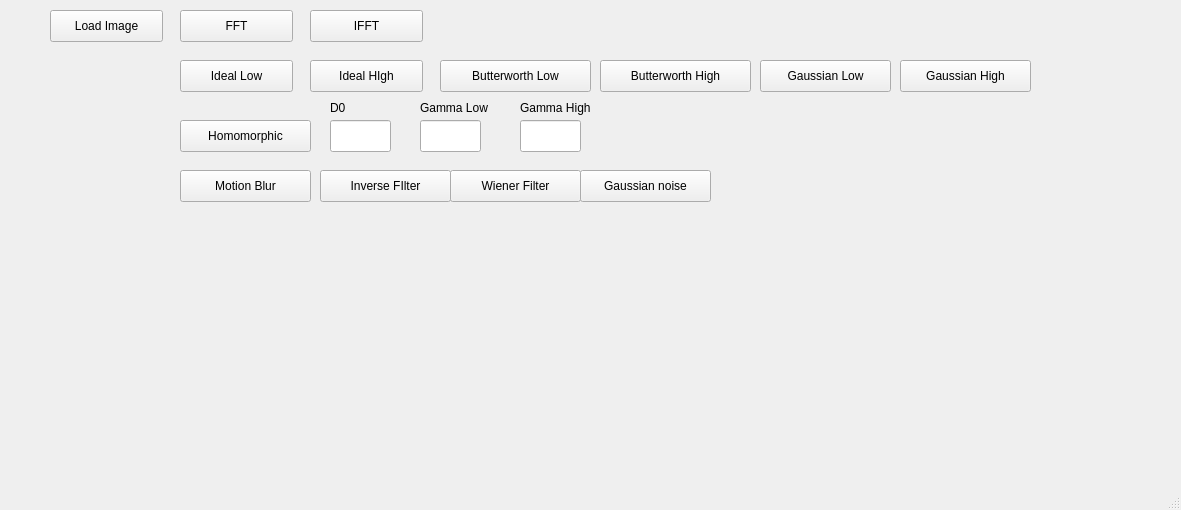
<?xml version="1.0" encoding="UTF-8"?>
<ui version="4.0">
 <class>MainWindow</class>
 <widget class="QMainWindow" name="MainWindow">
  <property name="geometry">
   <rect>
    <x>0</x>
    <y>0</y>
    <width>1181</width>
    <height>510</height>
   </rect>
  </property>
  <property name="windowTitle">
   <string>MainWindow</string>
  </property>
  <widget class="QWidget" name="centralwidget">
   <widget class="QPushButton" name="LoadButton">
    <property name="geometry">
     <rect>
      <x>50</x>
      <y>10</y>
      <width>113</width>
      <height>32</height>
     </rect>
    </property>
    <property name="text">
     <string>Load Image</string>
    </property>
   </widget>
   <widget class="QPushButton" name="FFTButton">
    <property name="geometry">
     <rect>
      <x>180</x>
      <y>10</y>
      <width>113</width>
      <height>32</height>
     </rect>
    </property>
    <property name="text">
     <string>FFT</string>
    </property>
   </widget>
   <widget class="QPushButton" name="IFFTButton">
    <property name="geometry">
     <rect>
      <x>310</x>
      <y>10</y>
      <width>113</width>
      <height>32</height>
     </rect>
    </property>
    <property name="text">
     <string>IFFT</string>
    </property>
   </widget>
   <widget class="QPushButton" name="IdealLowButton">
    <property name="geometry">
     <rect>
      <x>180</x>
      <y>60</y>
      <width>113</width>
      <height>32</height>
     </rect>
    </property>
    <property name="text">
     <string>Ideal Low</string>
    </property>
   </widget>
   <widget class="QPushButton" name="ButterLowButton">
    <property name="geometry">
     <rect>
      <x>440</x>
      <y>60</y>
      <width>151</width>
      <height>32</height>
     </rect>
    </property>
    <property name="text">
     <string>Butterworth Low</string>
    </property>
   </widget>
   <widget class="QPushButton" name="GaussiaLowButton">
    <property name="geometry">
     <rect>
      <x>760</x>
      <y>60</y>
      <width>131</width>
      <height>32</height>
     </rect>
    </property>
    <property name="text">
     <string>Gaussian Low</string>
    </property>
   </widget>
   <widget class="QLineEdit" name="D0Input">
    <property name="geometry">
     <rect>
      <x>330</x>
      <y>120</y>
      <width>61</width>
      <height>32</height>
     </rect>
    </property>
   </widget>
   <widget class="QLabel" name="label_3">
    <property name="geometry">
     <rect>
      <x>330</x>
      <y>100</y>
      <width>21</width>
      <height>16</height>
     </rect>
    </property>
    <property name="text">
     <string>D0</string>
    </property>
   </widget>
   <widget class="QPushButton" name="HomoButton">
    <property name="geometry">
     <rect>
      <x>180</x>
      <y>120</y>
      <width>131</width>
      <height>32</height>
     </rect>
    </property>
    <property name="text">
     <string>Homomorphic</string>
    </property>
   </widget>
   <widget class="QLabel" name="label_4">
    <property name="geometry">
     <rect>
      <x>420</x>
      <y>100</y>
      <width>81</width>
      <height>16</height>
     </rect>
    </property>
    <property name="text">
     <string>Gamma Low</string>
    </property>
   </widget>
   <widget class="QLineEdit" name="LowInput">
    <property name="geometry">
     <rect>
      <x>420</x>
      <y>120</y>
      <width>61</width>
      <height>32</height>
     </rect>
    </property>
   </widget>
   <widget class="QLineEdit" name="HighInput">
    <property name="geometry">
     <rect>
      <x>520</x>
      <y>120</y>
      <width>61</width>
      <height>32</height>
     </rect>
    </property>
    <property name="text">
     <string/>
    </property>
   </widget>
   <widget class="QLabel" name="label_5">
    <property name="geometry">
     <rect>
      <x>520</x>
      <y>100</y>
      <width>111</width>
      <height>16</height>
     </rect>
    </property>
    <property name="text">
     <string>Gamma High</string>
    </property>
   </widget>
   <widget class="QPushButton" name="MotionButton">
    <property name="geometry">
     <rect>
      <x>180</x>
      <y>170</y>
      <width>131</width>
      <height>32</height>
     </rect>
    </property>
    <property name="text">
     <string>Motion Blur</string>
    </property>
   </widget>
   <widget class="QPushButton" name="InverseButton">
    <property name="geometry">
     <rect>
      <x>320</x>
      <y>170</y>
      <width>131</width>
      <height>32</height>
     </rect>
    </property>
    <property name="text">
     <string>Inverse FIlter</string>
    </property>
   </widget>
   <widget class="QPushButton" name="NoiseButton">
    <property name="geometry">
     <rect>
      <x>580</x>
      <y>170</y>
      <width>131</width>
      <height>32</height>
     </rect>
    </property>
    <property name="text">
     <string>Gaussian noise</string>
    </property>
   </widget>
   <widget class="QLabel" name="ImageShow1">
    <property name="geometry">
     <rect>
      <x>10</x>
      <y>230</y>
      <width>351</width>
      <height>291</height>
     </rect>
    </property>
    <property name="text">
     <string/>
    </property>
   </widget>
   <widget class="QLabel" name="ImageShow2">
    <property name="geometry">
     <rect>
      <x>410</x>
      <y>230</y>
      <width>351</width>
      <height>291</height>
     </rect>
    </property>
    <property name="text">
     <string/>
    </property>
   </widget>
   <widget class="QLabel" name="ImageShow2_2">
    <property name="geometry">
     <rect>
      <x>790</x>
      <y>230</y>
      <width>351</width>
      <height>291</height>
     </rect>
    </property>
    <property name="text">
     <string/>
    </property>
   </widget>
   <widget class="QPushButton" name="IdealHighButton">
    <property name="geometry">
     <rect>
      <x>310</x>
      <y>60</y>
      <width>113</width>
      <height>32</height>
     </rect>
    </property>
    <property name="text">
     <string>Ideal HIgh</string>
    </property>
   </widget>
   <widget class="QPushButton" name="ButterHighButton">
    <property name="geometry">
     <rect>
      <x>600</x>
      <y>60</y>
      <width>151</width>
      <height>32</height>
     </rect>
    </property>
    <property name="text">
     <string>Butterworth High</string>
    </property>
   </widget>
   <widget class="QPushButton" name="GaussiaHighButton">
    <property name="geometry">
     <rect>
      <x>900</x>
      <y>60</y>
      <width>131</width>
      <height>32</height>
     </rect>
    </property>
    <property name="text">
     <string>Gaussian High</string>
    </property>
   </widget>
   <widget class="QPushButton" name="WienerButton">
    <property name="geometry">
     <rect>
      <x>450</x>
      <y>170</y>
      <width>131</width>
      <height>32</height>
     </rect>
    </property>
    <property name="text">
     <string>Wiener Filter</string>
    </property>
   </widget>
  </widget>
  <widget class="QMenuBar" name="menubar">
   <property name="geometry">
    <rect>
     <x>0</x>
     <y>0</y>
     <width>1181</width>
     <height>24</height>
    </rect>
   </property>
  </widget>
  <widget class="QStatusBar" name="statusbar"/>
 </widget>
 <resources/>
 <connections/>
</ui>
